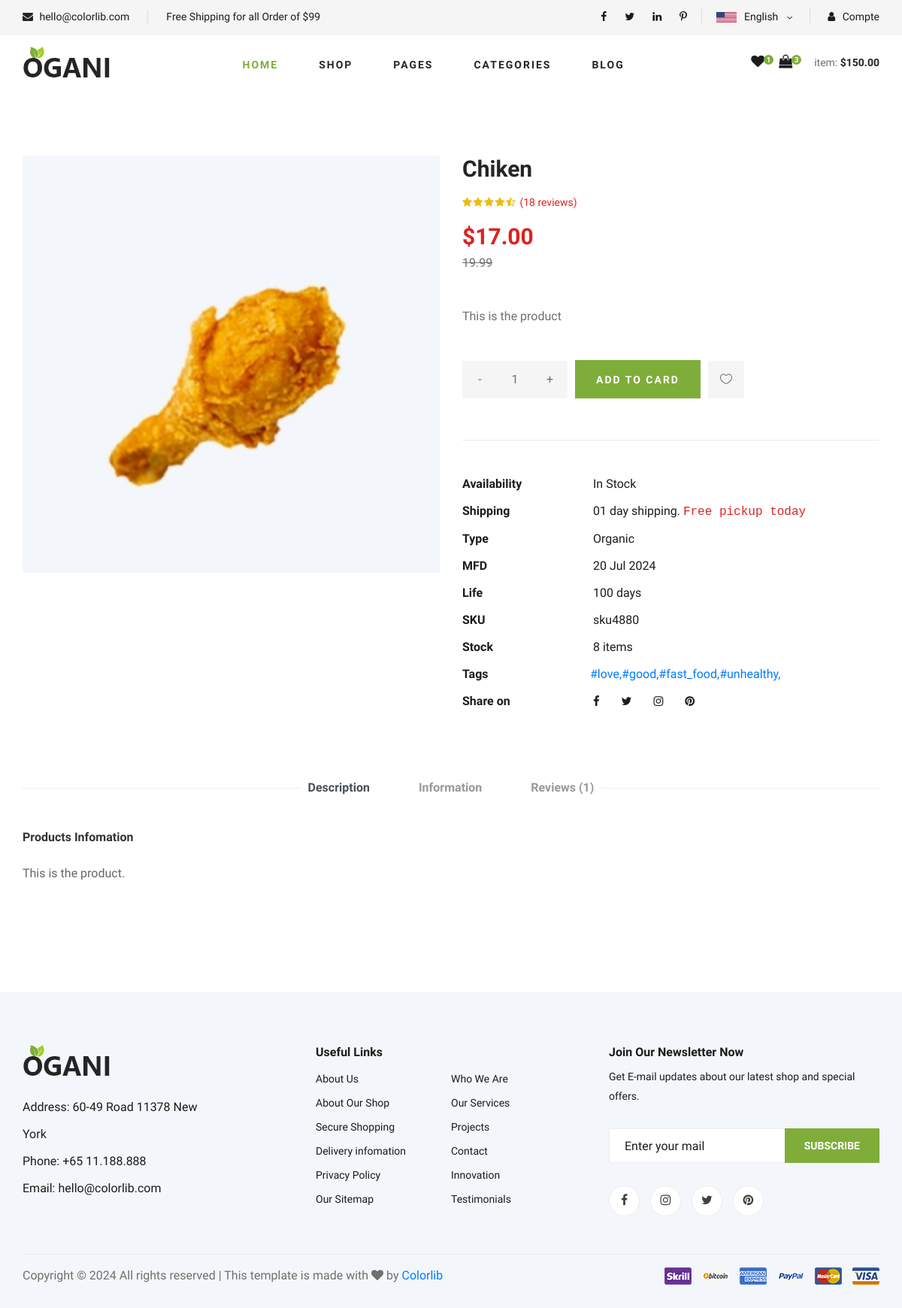
The app's page /product/bddedckgdb/ with its own data.
### core/models.py (models this page shows, shortened)
class Product(models.Model):
    pid = ShortUUIDField(unique=True, length=10, max_length=20, alphabet="qbcdefgk")
    user = models.ForeignKey(User, on_delete=models.SET_NULL, null=True)
    category = models.ForeignKey(
        Category, on_delete=models.SET_NULL, null=True, related_name="category"
    )
    vendor = models.ForeignKey(
        Vendor, on_delete=models.SET_NULL, null=True, related_name="vendor"
    )
    title = models.CharField(max_length=100, default="Fresh Pear")
    image = models.ImageField(upload_to=user_directory_path, default="product.jpg")
    description = models.TextField(null=True, blank=True, default="This is the product")
    price = models.DecimalField(max_digits=10, decimal_places=2, default="1.99")
    old_price = models.DecimalField(max_digits=10, decimal_places=2, default="2.99")
    specification = models.TextField(null=True, blank=True, default="")
    type = models.CharField(max_length=100, default="Organic", null=True, blank=True)
    stock_count = models.CharField(
        max_length=100, default="8 items", null=True, blank=True
    )
    life = models.CharField(max_length=100, default="100 days", null=True, blank=True)
    mfd = models.DateTimeField(auto_now_add=False, null=True, blank=True)
    tags = TaggableManager(blank=True)
    product_status = models.CharField(
        choices=STATUS, max_length=10, default="in_review"
    )
    status = models.BooleanField(default=True)
    in_stock = models.BooleanField(default=True)
    featured = models.BooleanField(default=False)
    digital = models.BooleanField(default=False)
    sku = ShortUUIDField(
        unique=True, length=4, max_length=10, prefix="sku", alphabet="1234567890"
    )
    date = models.DateTimeField(auto_now_add=True)
    updated = models.DecimalField(
        max_digits=10, decimal_places=2, null=True, blank=True
    )
    class Meta:
        verbose_name_plural = "products"

### core/views.py (the view)
# urls.py: path("product/<str:pid>/", views.product_detail_view, name="product-detail"),
def product_detail_view(request, pid):
    product = Product.objects.get(pid=pid)
    p_images = product.p_images.all()
    products = Product.objects.filter(category=product.category).exclude(pid=pid)
    context = {
        "p": product,
        "p_img": p_images,
        "products": products,
    }
    return render(request, "core/product-detail.html", context)

### core/context_processer.py (called while the page is built)
def default(request):
    categories = Category.objects.all()
    return {"categories": categories}

### templates/core/product-detail.html (shortened to what this page needs)
{% extends 'partials/base.html' %}
{% load static%}
{% block content %}
    <section class="product-details spad">
        <div class="container">
            <div class="row">
                <div class="col-lg-6 col-md-6">
                    <div class="product__details__pic">
                        <div class="product__details__pic__item">
                            <img class="product__details__pic__item--large"
                                src="{{p.image.url}}" alt="">
                        </div>
                    </div>
                </div>
                <div class="col-lg-6 col-md-6">
                    <div class="product__details__text">
                        <h3>{{p.title}}</h3>
                        <div class="product__details__rating">
                            <i class="fa fa-star"></i>
                            <i class="fa fa-star"></i>
                            <i class="fa fa-star"></i>
                            <i class="fa fa-star"></i>
                            <i class="fa fa-star-half-o"></i>
                            <span>(18 reviews)</span>
                        </div>
                        <div class="product__details__price">${{p.price}} <p><del>{{p.old_price}}</del></p></div>
                        <p>{{p.description|truncatechars:100}}</p>
                        <div class="product__details__quantity">
                            <div class="quantity">
                                <div class="pro-qty">
                                    <input type="text" value="1">
                                </div>
                            </div>
                        </div>
                        <a href="#" class="primary-btn">ADD TO CARD</a>
                        <a href="#" class="heart-icon"><span class="icon_heart_alt"></span></a>
                        <ul>
                            <li><b>Availability</b> <span>In Stock</span></li>
                            <li><b>Shipping</b> <span>01 day shipping. <samp>Free pickup today</samp></span></li>
                            <li><b>Type</b> <span>{{p.type}}</span></li>
                            <li><b>MFD</b> <span>{{p.mfd|date:"d M Y"}}</span></li>
                            <li><b>Life</b> <span>{{p.life}}</span></li>
                            <li><b>SKU</b> <span>{{p.sku}}</span></li>
                            <li><b>Stock</b> <span>{{p.stock_count}}</span></li>
                            <li><b>Tags</b>{%for tag in p.tags.all%}<a href="{% url 'core:tags' tag.slug %}" rel="tag">#{{tag.name}},</a>{%endfor%}</li>
                            <li><b>Share on</b>
                                <div class="share">
                                    <a href="#"><i class="fa fa-facebook"></i></a>
                                    <a href="#"><i class="fa fa-twitter"></i></a>
                                    <a href="#"><i class="fa fa-instagram"></i></a>
                                    <a href="#"><i class="fa fa-pinterest"></i></a>
                                </div>
                            </li>
                        </ul>
                    </div>
                </div>
                <div class="col-lg-12">
                    <div class="product__details__tab">
                        <ul class="nav nav-tabs" role="tablist">
                            <li class="nav-item">
                                <a class="nav-link active" data-toggle="tab" href="#tabs-1" role="tab"
                                    aria-selected="true">Description</a>
                            </li>
                            <li class="nav-item">
                                <a class="nav-link" data-toggle="tab" href="#tabs-2" role="tab"
                                    aria-selected="false">Information</a>
                            </li>
                            <li class="nav-item">
                                <a class="nav-link" data-toggle="tab" href="#tabs-3" role="tab"
                                    aria-selected="false">Reviews <span>(1)</span></a>
                            </li>
                        </ul>
                        <div class="tab-content">
                            <div class="tab-pane active" id="tabs-1" role="tabpanel">
                                <div class="product__details__tab__desc">
                                    <h6>Products Infomation</h6>
                                        <p>{{p.description}}.</p>
                                </div>
                            </div>
                        </div>
                    </div>
                </div>
            </div>
        </div>
    </section>
    <section class="related-product">
    </section>
   {%endblock content%}

### static/css/style.css (style rules this page uses)
html, body { height: 100%; font-family: "Cairo", sans-serif; -webkit-font-smoothing: antialiased; font-smoothing: antialiased; }
h1, h2, h3, h4, h5, h6 { margin: 0; color: #111111; font-weight: 400; font-family: "Cairo", sans-serif; }
h3 { font-size: 30px; }
h6 { font-size: 16px; }
p { font-size: 16px; font-family: "Cairo", sans-serif; color: #6f6f6f; font-weight: 400; line-height: 26px; margin: 0 0 15px 0; }
img { max-width: 100%; }
ul, ol { padding: 0; margin: 0; }
.spad { padding-top: 100px; padding-bottom: 100px; }
.primary-btn { display: inline-block; font-size: 14px; padding: 10px 28px 10px; color: #ffffff; text-transform: uppercase; font-weight: 700; background: #7fad39; letter-spacing: 2px; }
.product-details { padding-top: 80px; }
.product__details__pic__item { margin-bottom: 20px; }
.product__details__pic__item img { min-width: 100%; }
.product__details__text h3 { color: #252525; font-weight: 700; margin-bottom: 16px; }
.product__details__text .product__details__rating { font-size: 14px; margin-bottom: 12px; }
.product__details__text .product__details__rating i { margin-right: -2px; color: #EDBB0E; }
.product__details__text .product__details__rating span { color: #dd2222; margin-left: 4px; }
.product__details__text .product__details__price { font-size: 30px; color: #dd2222; font-weight: 600; margin-bottom: 15px; }
.product__details__text p { margin-bottom: 45px; }
.product__details__text .primary-btn { padding: 16px 28px 14px; margin-right: 6px; margin-bottom: 5px; }
.product__details__text .heart-icon { display: inline-block; font-size: 16px; color: #6f6f6f; padding: 13px 16px 13px; background: #f5f5f5; }
.product__details__text ul { border-top: 1px solid #ebebeb; padding-top: 40px; margin-top: 50px; }
.product__details__text ul li { font-size: 16px; color: #1c1c1c; list-style: none; line-height: 36px; }
.product__details__text ul li b { font-weight: 700; width: 170px; display: inline-block; }
.product__details__text ul li span samp { color: #dd2222; }
.product__details__text ul li .share { display: inline-block; }
.product__details__text ul li .share a { display: inline-block; font-size: 15px; color: #1c1c1c; margin-right: 25px; }
.product__details__text ul li .share a:last-child { margin-right: 0; }
.product__details__quantity { display: inline-block; margin-right: 6px; }
.pro-qty { width: 140px; height: 50px; display: inline-block; position: relative; text-align: center; background: #f5f5f5; margin-bottom: 5px; }
.pro-qty input { height: 100%; width: 100%; font-size: 16px; color: #6f6f6f; width: 50px; border: none; background: #f5f5f5; text-align: center; }
.product__details__tab { padding-top: 85px; }
.product__details__tab .nav-tabs { border-bottom: none; justify-content: center; position: relative; }
.product__details__tab .nav-tabs:before { position: absolute; left: 0; top: 12px; height: 1px; width: 370px; background: #ebebeb; content: ""; }
.product__details__tab .nav-tabs:after { position: absolute; right: 0; top: 12px; height: 1px; width: 370px; background: #ebebeb; content: ""; }
.product__details__tab .nav-tabs li { margin-bottom: 0; margin-right: 65px; }
.product__details__tab .nav-tabs li:last-child { margin-right: 0; }
.product__details__tab .nav-tabs li a { font-size: 16px; color: #999999; font-weight: 700; border: none; border-top-left-radius: 0; border-top-right-radius: 0; padding: 0; }
.product__details__tab .product__details__tab__desc { padding-top: 44px; }
.product__details__tab .product__details__tab__desc h6 { font-weight: 700; color: #333333; margin-bottom: 26px; }
.product__details__tab .product__details__tab__desc p { color: #666666; }
.related-product { padding-bottom: 30px; }
@media only screen and (min-width: 1200px) { .container { max-width: 1170px; } }

### records on screen
Product: image (picture), title "Chiken", price "17.00", old_price "19.99", description "This is the product", type "Organic", mfd "20 Jul 2024", life "100 days", sku "sku4880", stock_count "8 items"
Tag: name "love"
Tag: name "good"
Tag: name "fast_food"
Tag: name "unhealthy"
